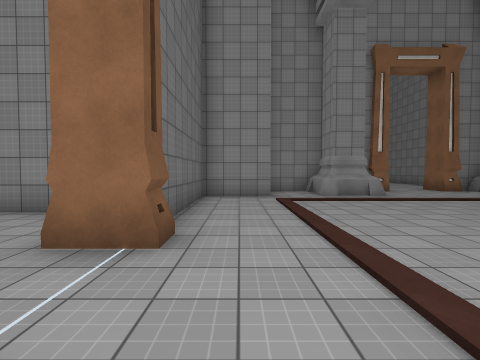
[1] (above)

12 first-person views from a walk through a 3-D level made in the Unity game engine. The camera is 1.5 m above the floor, tilts 2° down and sees 85° across. The floor is counted in squares, 2 m on a side. Each view is taken from the middle of a square. On the plan, view 1 faces up. The plan holds only what a view shows up to about 9 squares ahead; the rest is blank. The place goes on beyond the plan. The player character is not drawn. Some surface patterns are stand-ins.

[2]
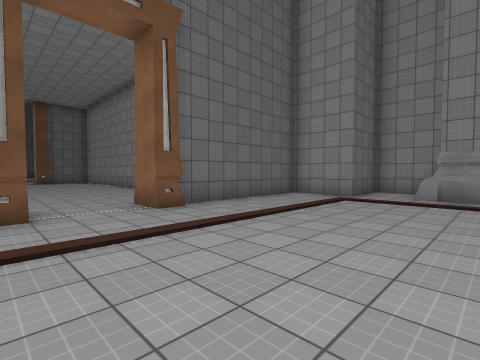

[3]
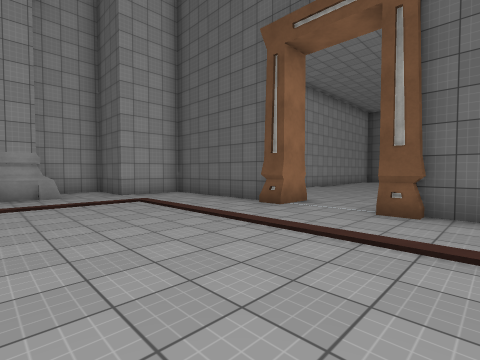

[4]
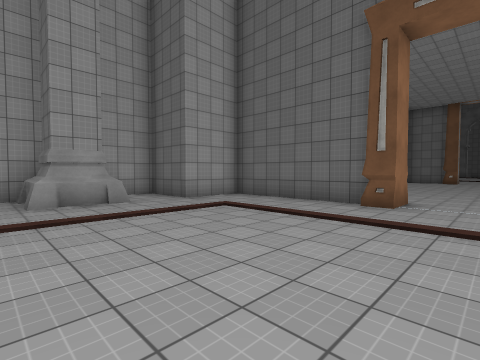

[5]
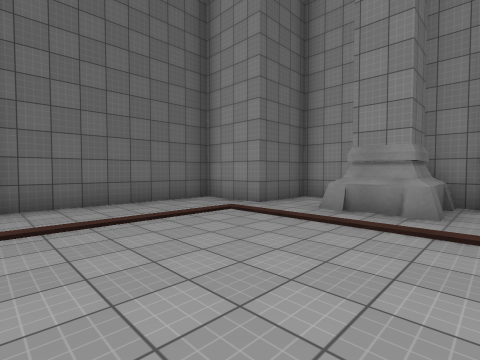

[6]
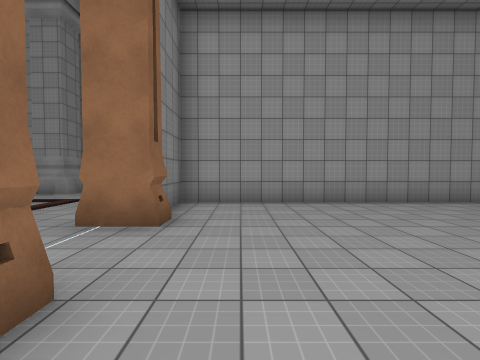

[7]
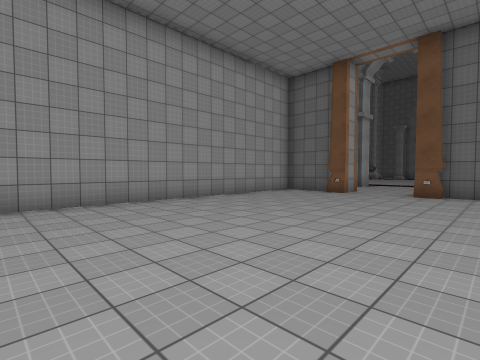

[8]
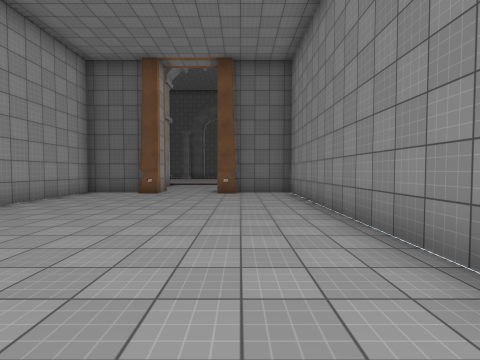

[9]
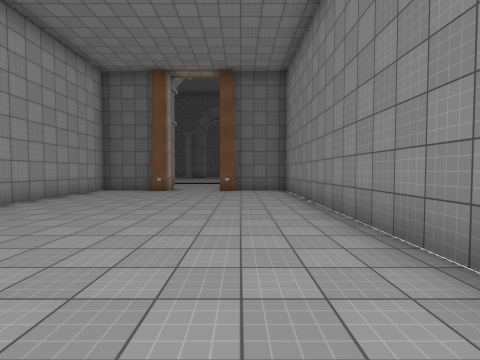

[10]
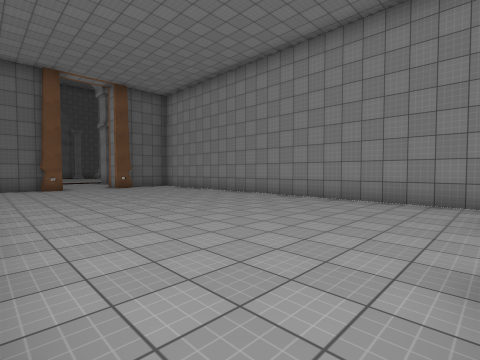

[11]
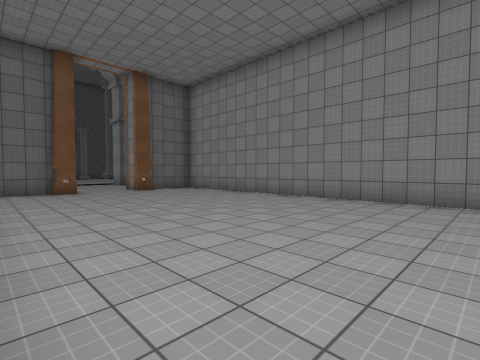

[12]
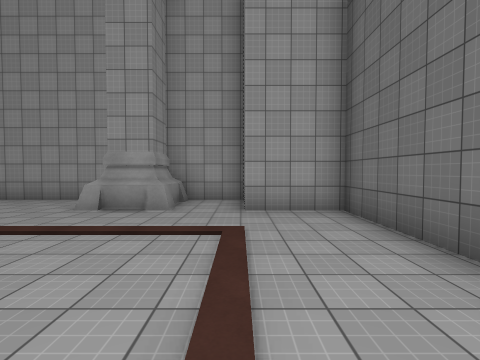

### Floor plan
Points are (right, up) in squares from view 1. A wall is a line through its corners. A room is listed if a view was taken in it or the views show most of it. See-through windows are left out.
Room 1 (views 1, 2, 3, 4, 5, 12)
walls: (-0.9, 3.3) (-0.9, 2.5); (-1.1, 0) (-1.1, -4.2) (0.9, -4.2) (0.9, -6.2) (2.4, -6.2); (-1.8, 0.5) (-0.9, 0.5) (-0.9, -0.1); (4.8, 9.8) (0.9, 9.8) (0.9, 7.8) (-1.1, 7.8) (-1.1, 3); (3.9, -6.2) (5.5, -6.2)
ways out: opening at (-1, 1.5) to room 2
objects: other object (3, -6) to (4, -5); other object (3, 8) to (4, 9)
Room 2 (views 6, 7, 8, 9, 10, 11)
walls: (-13.8, 0.4) (-13.8, -0.4); (-14, -0.2) (-14, -1.6); (-13.8, 3) (-13.8, 2.3); (-1.8, -0.1) (-1.8, 0.5); (-14, 3.6) (-14, 2.8); (-14, -2.2) (-1.6, -2.2) (-1.6, -0.6); (-2.2, 4.8) (-13.9, 4.8); (-0.9, 2.5) (-1.9, 2.5)
ways out: opening at (-1, 1.5) to room 1; opening at (-14, 1.5)

Positions as (right, up) in squares from view 1, and headings:
1: (0, 0), facing up
2: (4, 0), facing up-left
3: (4, 4), facing down-left
4: (5, 2), facing down-left
5: (5, 3), facing up-left
6: (-3, 4), facing down
7: (-5, 4), facing down-left
8: (-5, 3), facing left
9: (-4, 3), facing left
10: (-2, -2), facing up-left
11: (-4, -2), facing up-left
12: (1, 1), facing down
